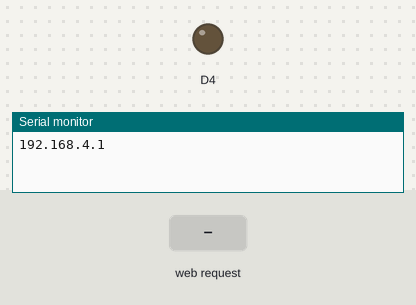
Recording of a sketch running on a simulated ESP8266 (NodeMCU). Parts: output pins drawn as LEDs (lit = HIGH), the last lines printed to the serial monitor. The inputs (shaded band) are chosen by the test bench.

Above: at 1.2 s.
1.3 s: HTTP request GET /?pressed_key=null received
At 1.7 s:
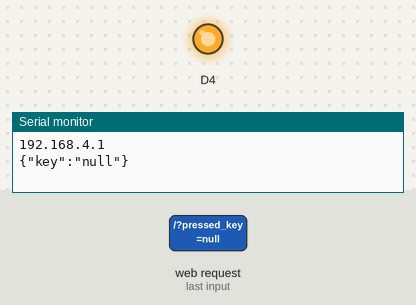
4.3 s: HTTP request GET /?pressed_key=circle received
At 5.2 s:
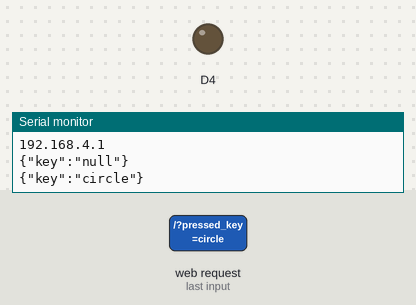
Timing chart, 0 to 7.3 s (numbered marks = the images above; inputs shaded):
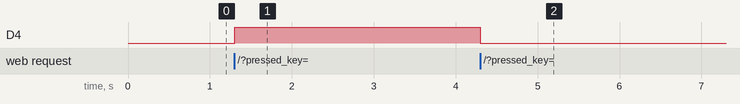

Measured:
- after the input at 1.3 s, D4: LOW → HIGH at once
- after the input at 4.3 s, D4: HIGH → LOW at once

The sketch:

hold-button-functionality.ino
```cpp
#include<ESP8266WiFi.h>
#include<ESP8266WebServer.h>
#include<ArduinoJson.h>

#define username "nodemcu"
#define password "abc123456"

ESP8266WebServer server(80);
StaticJsonDocument<200> json;

void rootHandler () {
    String key = server.arg("pressed_key");


    json["key"] = key;


    serializeJson(json, Serial);
    Serial.println();
}

void setup() {
    Serial.begin(9600);
    WiFi.softAP(username, password);
    Serial.println(WiFi.softAPIP());
    pinMode(D4, OUTPUT);

    server.begin();
    server.on("/", rootHandler);
}

void loop() {
    server.handleClient();
     if (json["key"] == "circle") {
        digitalWrite(D4, LOW);
    } else if (json["key"] == "null") {
        digitalWrite(D4, HIGH);
    }
}
```
